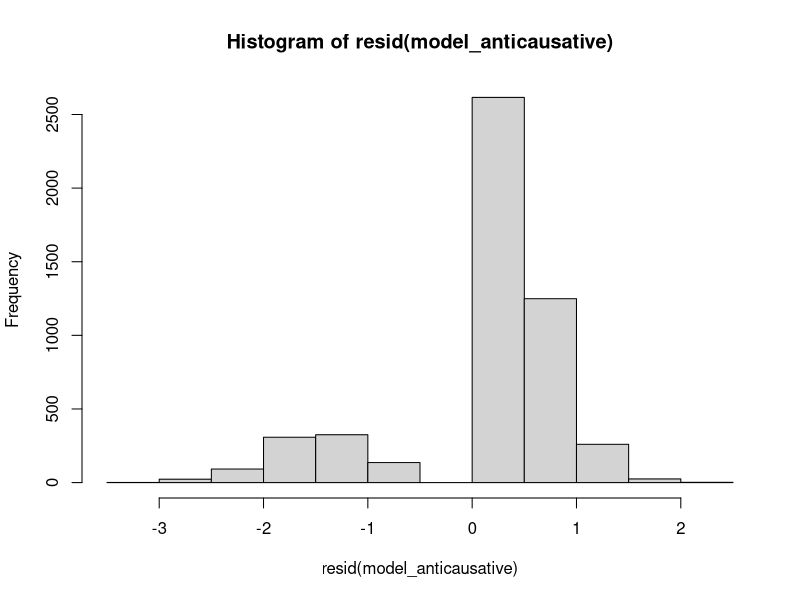

Write the R code that produced this figure.
#Carlota de Benito Moreno
#The middle voice in Ibero-Romance
#July 26th 2021
#Chapter 4
#Section 4.7. GLMR

#load libraries
library(tidyverse)
library(lme4)
library(broom.mixed)

#read tables
anticausative <- read_delim("Subtabla_anticausativos2019.csv", delim=";") #COSER anticausatives
anticausative_ETT <- read_delim("verbosETT_tesis.csv", delim="\t") #ETT anticausatives

#clean and transform table from EsTenTen so as to calculate probability of transitive uses
anticausative_ETT_transitivity <- anticausative_ETT %>%
  filter(!Valencia %in% "Nada") %>% #no valid valency change
  filter(!is.na(Valencia)) %>% #no valid valency change
  filter(!Verbo %in% c("descansar", "pesar", "enseñar")) %>% 
  mutate(Transitividad = ifelse(Valencia == "Pasiva se", "Transitivo",
                                ifelse(Valencia == "Causativo", "Transitivo",
                                       ifelse(Valencia == "Reflexivo", "Transitivo",
                                              ifelse(Valencia == "Absoluto", "Transitivo", 
                                                     ifelse(Valencia == "Se_impersonal", "Intransitivo", 
                                                            ifelse(Valencia == "Se – impersonal", "Intransitivo",
                                                                   ifelse(Valencia == "Régimen", "Intransitivo", 
                                                                          ifelse(Valencia == "Se", "Intransitivo",
                                                                                 ifelse(Valencia == "Ambigua", "Nada", 
                                                                                        ifelse(Valencia == "Auxiliar", "Nada", 
                                                                                               Valencia))))))))))) %>% 
  filter(Transitividad != "Nada") %>% 
  group_by(Verbo) %>%
  count(Transitividad) %>%
  spread(Transitividad, n) %>%
  mutate_if(is.numeric, ~(ifelse(is.na(.), 0, .))) %>%
  rename(Transitive = Transitivo, Intransitive = Intransitivo) %>%
  mutate(Prob_trans = Transitive/(Transitive + Intransitive)) %>%
  ungroup() %>% 
  select(Verbo, Prob_trans)

#clean COSER table and join ETT table
anticausative_glm <- anticausative %>% 
  mutate(Area_dialectal = ifelse(Area_dialectal == "Noroeste", "Northwest", "Rest of the territory")) %>% 
  mutate(Animacion_sujeto = ifelse(Animacion_sujeto %in% c("Inanimado", "Evento", "Impersonal", "Vehiculo"), 
                                   "Inanimate", "Animate")) %>% 
  mutate(Pron_reflexivo = ifelse(Pron_reflexivo == "No", "No_RM", "RM")) %>% 
  mutate(Presencia_del_dativo = ifelse(Presencia_del_dativo == "No", "No_dat", "Dat")) %>% 
  right_join(anticausative_ETT_transitivity) %>% #join table with data from ETT, we keep only verbs for which we calculated this probability
  filter(is.na(Tipo_perifrasis)) #filter out cases in periphrases


#Mixed model
##Transform into factor (first level is reference level)
anticausative_glm$Pron_reflexivo <- factor(anticausative_glm$Pron_reflexivo, levels = c("No_RM", "RM"))
anticausative_glm$Area_dialectal <- factor(anticausative_glm$Area_dialectal, levels = c("Rest of the territory", "Northwest"))
anticausative_glm$Animacion_sujeto <- factor(anticausative_glm$Animacion_sujeto, levels = c("Inanimate", "Animate"))
anticausative_glm$Presencia_del_dativo <- factor(anticausative_glm$Presencia_del_dativo, levels = c("No_dat", "Dat"))
anticausative_glm$COSERID <- factor(anticausative_glm$COSERID)

##calculate model
model_anticausative <- glmer(Pron_reflexivo ~ Area_dialectal + Animacion_sujeto + Presencia_del_dativo + Prob_trans + (1|COSERID), 
                     family = "binomial", data = anticausative_glm)

##summary statistics of model
summary(model_anticausative)
range(resid(model_anticausative)) 
hist(resid(model_anticausative))

##tidy model
model_anticausative_tidy <- tidy(model_anticausative, exponentiate = F, conf.int = T) %>% 
  mutate(across(4:9, round, 3))

##write table
write_delim(model_anticausative_tidy, "model_anticausative_tidy.csv", delim = "\t")
